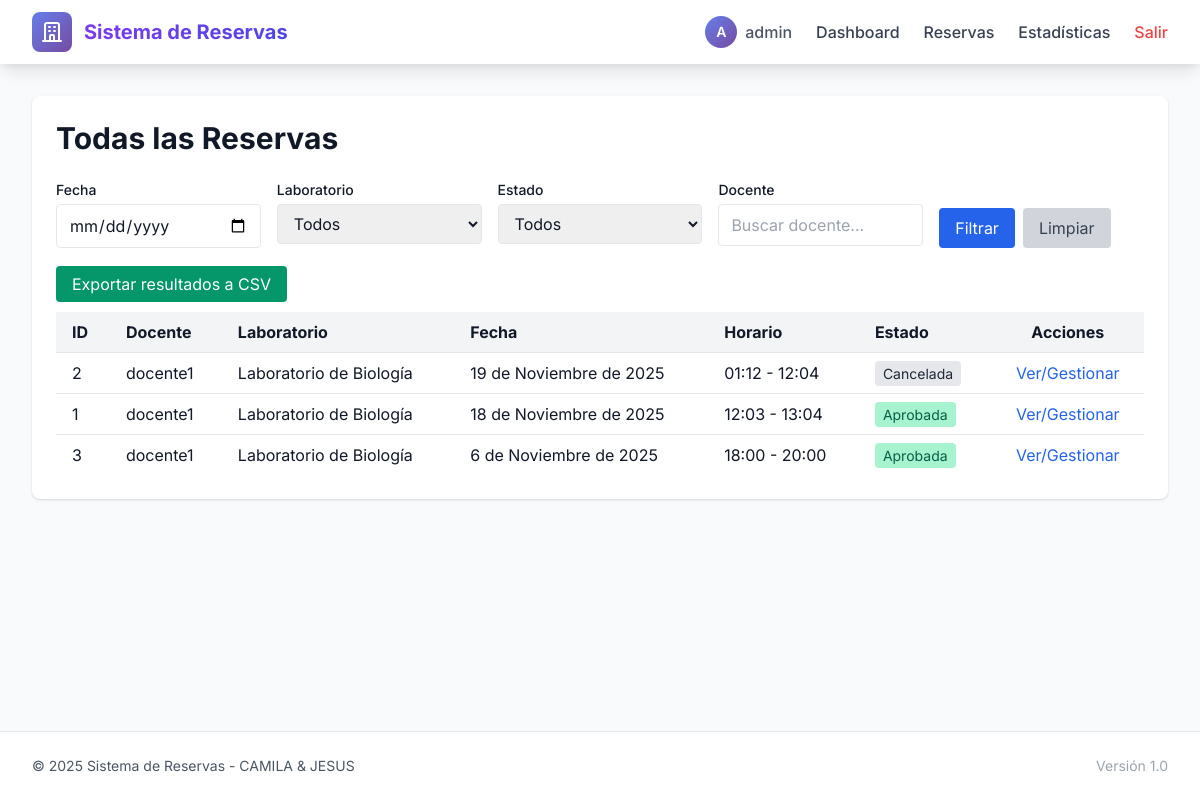
The app's page /administrador/reservas/ (signed in) with its own data.
### CAMILA_JESUS/models.py (models this page shows, shortened)
class Reserva(models.Model):
    docente = models.ForeignKey(User, on_delete=models.CASCADE, related_name='reservas')
    laboratorio = models.ForeignKey(Laboratorio, on_delete=models.CASCADE, related_name='reservas')
    fecha = models.DateField()
    hora_inicio = models.TimeField()
    hora_fin = models.TimeField()
    motivo = models.TextField()
    estado = models.CharField(max_length=10, choices=ESTADOS, default='Pendiente')
    fecha_creacion = models.DateTimeField(auto_now_add=True)
    class Meta:
        verbose_name = 'Reserva'
        verbose_name_plural = 'Reservas'
        ordering = ['-fecha', 'hora_inicio']

class Laboratorio(models.Model):
    nombre = models.CharField(max_length=100, unique=True)
    class Meta:
        verbose_name = 'Laboratorio'
        verbose_name_plural = 'Laboratorios'
        ordering = ['nombre']

### CAMILA_JESUS/views.py (the view)
# urls.py: path('administrador/reservas/', views.AdminReservaListView.as_view(), name='admin_reserva_list'),
class AdminReservaListView(LoginRequiredMixin, UserPassesTestMixin, ListView):
    model = Reserva
    template_name = 'camila/admin/reserva_list.html'
    context_object_name = 'reservas'
    paginate_by = 20
    def test_func(self):
        return is_admin(self.request.user)
    def get_queryset(self):
        qs = Reserva.objects.all().select_related('docente', 'laboratorio')
        fecha = self.request.GET.get('fecha')
        lab_id = self.request.GET.get('laboratorio')
        estado = self.request.GET.get('estado')
        docente = self.request.GET.get('docente')
        if fecha:
            qs = qs.filter(fecha=fecha)
        if lab_id:
            qs = qs.filter(laboratorio_id=lab_id)
        if estado:
            qs = qs.filter(estado=estado)
        if docente:
            qs = qs.filter(docente__username__icontains=docente)
        return qs.order_by('-fecha', '-hora_inicio')
    def get_context_data(self, **kwargs):
        context = super().get_context_data(**kwargs)
        context['laboratorios'] = Laboratorio.objects.all().order_by('nombre')
        context['estados'] = ['Pendiente', 'Aprobada', 'Rechazada', 'Cancelada']
        return context

### CAMILA_JESUS/views.py (called while the page is built)
def is_admin(user):
    return user.is_staff or user.is_superuser

### CAMILA_JESUS/templates/camila/admin/reserva_list.html (shortened to what this page needs)
{% extends 'camila/base.html' %}
{% block content %}
<div class="bg-white shadow rounded-lg p-6">
  <h1 class="text-3xl font-bold mb-6">Todas las Reservas</h1>
  <form method="get" class="mb-6 grid grid-cols-1 md:grid-cols-5 gap-4">
    <div>
      <label class="block text-sm font-medium mb-1">Fecha</label>
      <input type="date" name="fecha" value="{{ request.GET.fecha }}" class="w-full border rounded px-3 py-2">
    </div>
    <div>
      <label class="block text-sm font-medium mb-1">Laboratorio</label>
      <select name="laboratorio" class="w-full border rounded px-3 py-2">
        <option value="">Todos</option>
      </select>
    </div>
    <div>
      <label class="block text-sm font-medium mb-1">Estado</label>
      <select name="estado" class="w-full border rounded px-3 py-2">
        <option value="">Todos</option>
      </select>
    </div>
    <div>
      <label class="block text-sm font-medium mb-1">Docente</label>
      <input type="text" name="docente" value="{{ request.GET.docente }}" placeholder="Buscar docente..." class="w-full border rounded px-3 py-2">
    </div>
    <div class="flex items-end">
      <button type="submit" class="bg-blue-600 text-white px-4 py-2 rounded hover:bg-blue-700 mr-2">Filtrar</button>
      <a href="{% url 'camila:admin_reserva_list' %}" class="bg-gray-300 text-gray-700 px-4 py-2 rounded hover:bg-gray-400">Limpiar</a>
    </div>
  </form>
  <div class="mb-4">
    <a href="{% url 'camila:admin_export_csv' %}?{{ request.GET.urlencode }}" class="bg-green-600 text-white px-4 py-2 rounded hover:bg-green-700">
      Exportar resultados a CSV
    </a>
  </div>
  {% if reservas %}
    <div class="overflow-x-auto">
      <table class="min-w-full bg-white">
        <thead class="bg-gray-100">
          <tr>
            <th class="px-4 py-2 text-left">ID</th>
            <th class="px-4 py-2 text-left">Docente</th>
            <th class="px-4 py-2 text-left">Laboratorio</th>
            <th class="px-4 py-2 text-left">Fecha</th>
            <th class="px-4 py-2 text-left">Horario</th>
            <th class="px-4 py-2 text-left">Estado</th>
            <th class="px-4 py-2">Acciones</th>
          </tr>
        </thead>
        <tbody>
          {% for reserva in reservas %}
          <tr class="border-t hover:bg-gray-50">
            <td class="px-4 py-2">{{ reserva.id }}</td>
            <td class="px-4 py-2">{{ reserva.docente.username }}</td>
            <td class="px-4 py-2">{{ reserva.laboratorio.nombre }}</td>
            <td class="px-4 py-2">{{ reserva.fecha }}</td>
            <td class="px-4 py-2">{{ reserva.hora_inicio }} - {{ reserva.hora_fin }}</td>
            <td class="px-4 py-2">
              <span class="px-2 py-1 rounded text-sm
                {% if reserva.estado == 'Pendiente' %}bg-yellow-200 text-yellow-800
                {% elif reserva.estado == 'Aprobada' %}bg-green-200 text-green-800
                {% elif reserva.estado == 'Rechazada' %}bg-red-200 text-red-800
                {% else %}bg-gray-200 text-gray-800{% endif %}">
                {{ reserva.estado }}
              </span>
            </td>
            <td class="px-4 py-2 text-center">
              <a href="{% url 'camila:admin_reserva_detail' reserva.pk %}" class="text-blue-600 hover:underline">Ver/Gestionar</a>
            </td>
          </tr>
          {% endfor %}
        </tbody>
      </table>
    </div>
  {% else %}
    <p class="text-gray-600">No se encontraron reservas con los filtros seleccionados.</p>
  {% endif %}
</div>
{% endblock %}

### CAMILA_JESUS/templates/camila/base.html (shortened to what this page needs)
<!doctype html>
<html lang="es">
<head>
  <link href="https://cdn.jsdelivr.net/npm/tailwindcss@2.2.19/dist/tailwind.min.css" rel="stylesheet">
</head>
<body class="bg-gray-50 text-gray-900 min-h-screen flex flex-col">
  <nav class="bg-white shadow-lg sticky top-0 z-50">
    <div class="max-w-7xl mx-auto px-4 sm:px-6 lg:px-8">
      <div class="flex justify-between items-center h-16">
        <div class="flex items-center space-x-3">
          <div class="w-10 h-10 gradient-bg rounded-lg flex items-center justify-center">
            <svg class="w-6 h-6 text-white" fill="none" stroke="currentColor" viewBox="0 0 24 24">
              <path stroke-linecap="round" stroke-linejoin="round" stroke-width="2" d="M19 21V5a2 2 0 00-2-2H7a2 2 0 00-2 2v16m14 0h2m-2 0h-5m-9 0H3m2 0h5M9 7h1m-1 4h1m4-4h1m-1 4h1m-5 10v-5a1 1 0 011-1h2a1 1 0 011 1v5m-4 0h4"></path>
            </svg>
          </div>
          <a href="{% url 'camila:home' %}" class="text-xl font-bold bg-gradient-to-r from-purple-600 to-indigo-600 bg-clip-text text-transparent">
          </a>
        </div>
        <div class="flex items-center space-x-6">
          {% if user.is_authenticated %}
            <div class="flex items-center space-x-2 text-gray-600">
              <div class="w-8 h-8 rounded-full gradient-bg flex items-center justify-center text-white font-semibold text-sm">
                {{ user.username|slice:":1"|upper }}
              </div>
              <span class="font-medium">{{ user.username }}</span>
            </div>
            {% if user.is_staff %}
              <a href="{% url 'camila:admin_dashboard' %}" class="nav-link text-gray-700 hover:text-indigo-600 font-medium">Dashboard</a>
              <a href="{% url 'camila:admin_reserva_list' %}" class="nav-link text-gray-700 hover:text-indigo-600 font-medium">Reservas</a>
              <a href="{% url 'camila:admin_estadisticas' %}" class="nav-link text-gray-700 hover:text-indigo-600 font-medium">Estadísticas</a>
            {% endif %}
            <a href="{% url 'logout' %}" class="text-red-500 hover:text-red-700 font-medium transition duration-300">Salir</a>
          {% else %}
            <a href="{% url 'login' %}" class="px-6 py-2 bg-gradient-to-r from-purple-600 to-indigo-600 text-white rounded-lg hover:shadow-lg transition duration-300 font-medium">
              Iniciar Sesión
            </a>
          {% endif %}
        </div>
      </div>
    </div>
  </nav>
  <main class="flex-grow max-w-7xl w-full mx-auto px-4 sm:px-6 lg:px-8 py-8">
    {% block content %}{% endblock %}
  </main>
  <footer class="bg-white border-t border-gray-200 mt-12">
    <div class="max-w-7xl mx-auto px-4 sm:px-6 lg:px-8 py-6">
      <div class="flex justify-between items-center">
        <p class="text-gray-600 text-sm">
          © 2025 Sistema de Reservas - CAMILA & JESUS
        </p>
        <div class="flex space-x-6">
          <span class="text-gray-400 text-sm">Versión 1.0</span>
        </div>
      </div>
    </div>
  </footer>
</body>
</html>

### CAMILA_JESUS/templates/camila/base.html (style rules this page uses)
body { font-family: 'Inter', sans-serif; }
.gradient-bg { background: linear-gradient(135deg, #667eea 0%, #764ba2 100%); }
.nav-link { position: relative; transition: color 0.3s ease; }
.nav-link::after { content: ''; position: absolute; bottom: -4px; left: 0; width: 0; height: 2px; background-color: #667eea; transition: width 0.3s ease; }

### records on screen
Reserva: id "2", docente.username "docente1", laboratorio.nombre "Laboratorio de Biología", fecha "19 de Noviembre de 2025", hora_inicio "01:12", hora_fin "12:04", estado "Cancelada"
Reserva: id "1", docente.username "docente1", laboratorio.nombre "Laboratorio de Biología", fecha "18 de Noviembre de 2025", hora_inicio "12:03", hora_fin "13:04", estado "Aprobada"
Reserva: id "3", docente.username "docente1", laboratorio.nombre "Laboratorio de Biología", fecha "6 de Noviembre de 2025", hora_inicio "18:00", hora_fin "20:00", estado "Aprobada"

### other values on screen
{{ user.username|slice:":1"|upper }} "A"
{{ user.username }} "admin"
